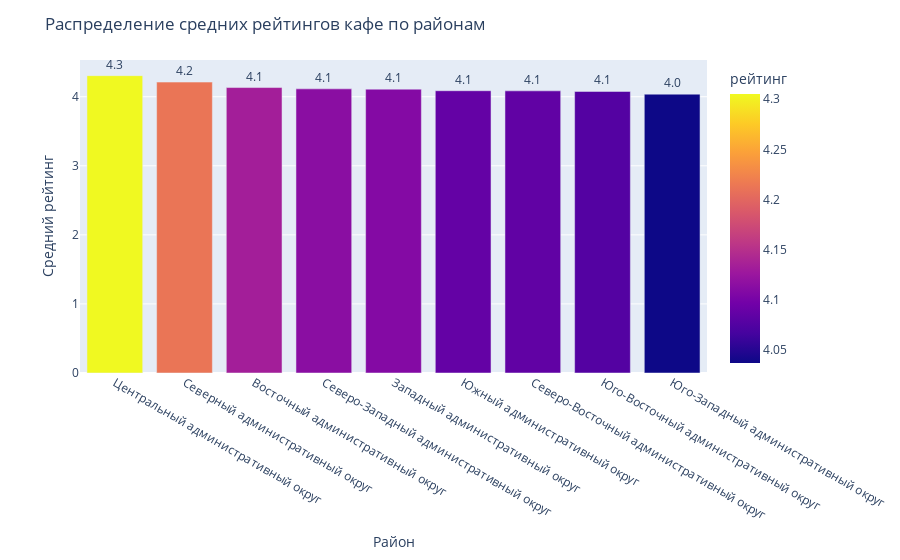

Source (notebook cell):
### Code cell
rating_cafe = (cafe.groupby(['district'])
    .agg({'rating':'mean'})
    .sort_values(by='rating', ascending=False)
    .reset_index()
)


fig = px.bar(rating_cafe, y='rating', x='district', text='rating', color='rating', labels={'rating': 'рейтинг', 'category' : 'район'})
fig.update_traces(texttemplate='%{text:.2s}', textposition='outside')
fig.update_layout(
    uniformtext_minsize=8,
    uniformtext_mode='hide',
    title="Распределение средних рейтингов кафе по районам",
    xaxis_title="Район",
    yaxis_title="Средний рейтинг",
    legend_title="Рейтинг"
)

fig.show()

### Figure 1 — Plotly figure (JSON) as saved in the notebook; plotly's stock layout.template omitted (floating-point values rounded to 4 significant figures)
{"data": [{"alignmentgroup": "True", "hovertemplate": "district=%{x}<br>рейтинг=%{marker.color}<extra></extra>", "legendgroup": "", "marker": {"color": [4.305, 4.212, 4.133, 4.114, 4.109, 4.087, 4.085, 4.077, 4.037], "coloraxis": "coloraxis", "pattern": {"shape": ""}}, "name": "", "offsetgroup": "", "orientation": "v", "showlegend": false, "text": [4.305, 4.212, 4.133, 4.114, 4.109, 4.087, 4.085, 4.077, 4.037], "textposition": "outside", "texttemplate": "%{text:.2s}", "type": "bar", "x": ["Центральный административный округ", "Северный административный округ", "Восточный административный округ", "Северо-Западный административный округ", "Западный административный округ", "Южный административный округ", "Северо-Восточный административный округ", "Юго-Восточный административный округ", "Юго-Западный административный округ"], "xaxis": "x", "y": [4.305, 4.212, 4.133, 4.114, 4.109, 4.087, 4.085, 4.077, 4.037], "yaxis": "y"}], "layout": {"barmode": "relative", "coloraxis": {"colorbar": {"title": {"text": "рейтинг"}}, "colorscale": [[0, "#0d0887"], [0.1111, "#46039f"], [0.2222, "#7201a8"], [0.3333, "#9c179e"], [0.4444, "#bd3786"], [0.5556, "#d8576b"], [0.6667, "#ed7953"], [0.7778, "#fb9f3a"], [0.8889, "#fdca26"], [1, "#f0f921"]]}, "legend": {"title": {"text": "Рейтинг"}, "tracegroupgap": 0}, "margin": {"t": 60}, "title": {"text": "Распределение средних рейтингов кафе по районам"}, "uniformtext": {"minsize": 8, "mode": "hide"}, "xaxis": {"anchor": "y", "domain": [0, 1], "title": {"text": "Район"}}, "yaxis": {"anchor": "x", "domain": [0, 1], "title": {"text": "Средний рейтинг"}}}}
